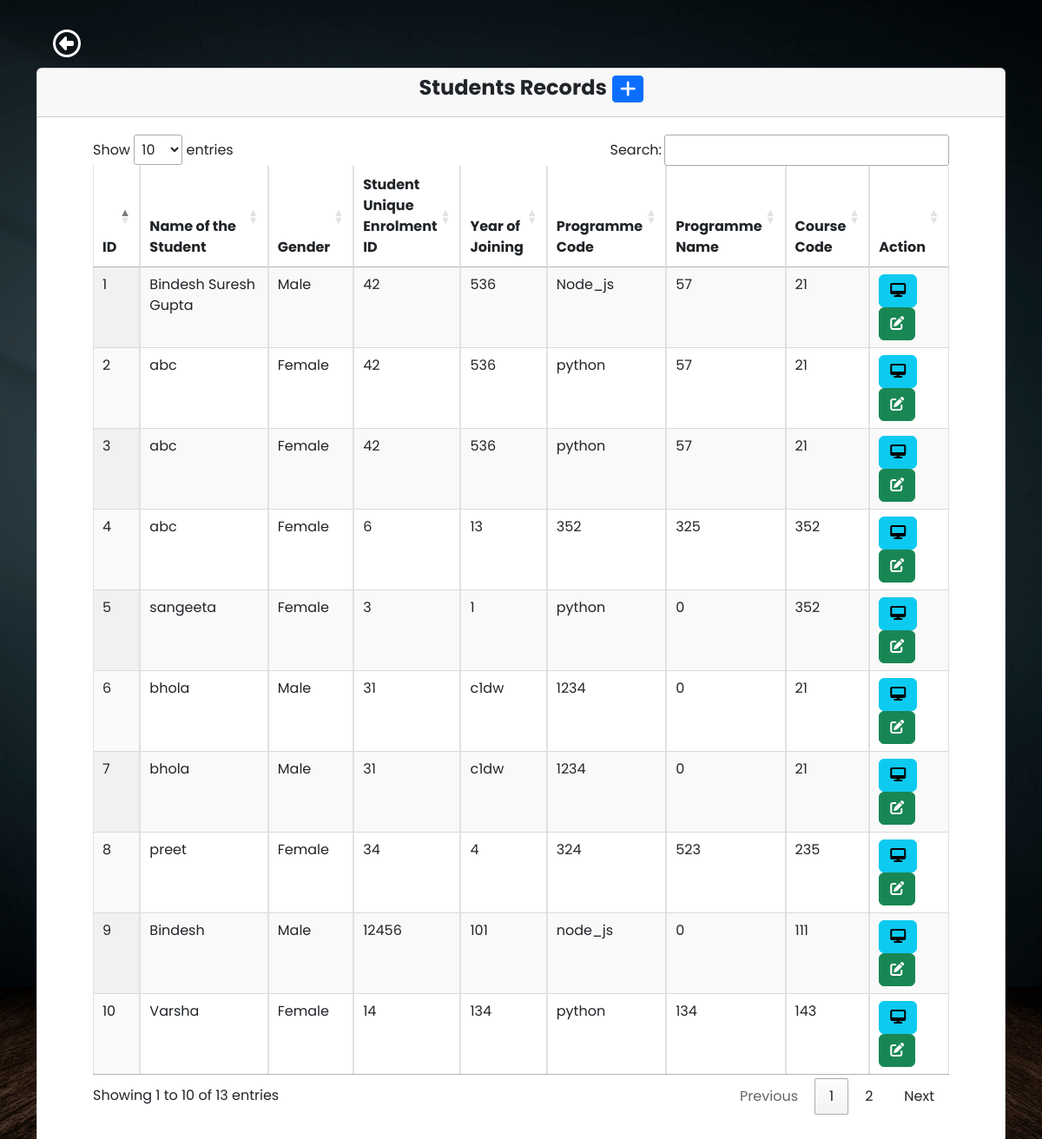
/students/student_details.php, run on the app's committed database.
### tables this page shows
CREATE TABLE `studentform` (
  `id` int(100) NOT NULL,
  `studentName` varchar(100) NOT NULL,
  `gender` varchar(10) NOT NULL,
  `category` varchar(50) NOT NULL,
  `stateDomicile` varchar(100) NOT NULL,
  `nationality` varchar(100) NOT NULL,
  `email` varchar(50) NOT NULL,
  `enrolmentID` int(10) NOT NULL,
  `mobileNumber` int(15) NOT NULL,
  `joiningYear` int(10) NOT NULL,
  `programmeCode` varchar(100) NOT NULL,
  `programmeName` varchar(100) NOT NULL,
  `yearOfIntroduction` int(10) NOT NULL,
  `implementationStatus` varchar(100) NOT NULL,
  `yearOfRevision` int(10) NOT NULL,
  `percentageContentChange` int(10) NOT NULL,
  `courseName` int(50) NOT NULL,
  `courseCode` varchar(10) NOT NULL,
  `courseContent` int(10) NOT NULL,
  `studentProjects` varchar(100) NOT NULL,
  `internshipName` varchar(255) NOT NULL,
  `internshipPlace` varchar(255) NOT NULL,
  `documentLink` varchar(100) NOT NULL,
  `addedCourse` varchar(10) NOT NULL,
  `yearOffer` int(10) NOT NULL,
  `timesOffered` varchar(10) NOT NULL,
  `durationCourse` int(10) NOT NULL,
  `studentEnrolled` int(10) NOT NULL,
  `completingCourse` int(10) NOT NULL
);

### students/student_details.php (the view, shortened to what this page needs)
<?php
require 'dbcon.php';
?>
<!doctype html>
<html lang="en">
<head>
    <link href="https://cdn.jsdelivr.net/npm/bootstrap@5.1.3/dist/css/bootstrap.min.css" rel="stylesheet">
    <link rel="stylesheet" href="https://cdn.datatables.net/1.10.2/css/jquery.dataTables.min.css">
    <link rel="stylesheet" href="https://pro.fontawesome.com/releases/v5.10.0/css/all.css">
    <?php
    include('includes/header1.php');
    ?>
</head>
<body>
    <div class="wrapper">
        <div class="main">
            <nav class="navbar navbar-expand">
                <a href="../criteria/criteria.php" class="btn btn-2xl mx-5 mt-4"><i class="fa-regular fa-circle-left fa-2xl" style="color: #fff;"></i></a>
            </nav>
            <main class="content ">
                <div class="container mb-5">
                    <div class="row">
                        <div class="col-md-12">
                            <div class="card">
                                <div class="card-header">
                                    <h4 class="text-center">&emsp;<b>Students Records</b>
                                        <a href="../students/student-create.php" class="btn btn-primary btn-sm pull-right"><i class="fa-solid fa-plus fa-xl"></i></a>
                                    </h4>
                                </div>
                                <div class="card-body m-5 mt-1">
                                    <table id="example" class="display table table-striped table-bordered table-hover" cellspacing="0" width="100%">
                                        <thead>
                                            <tr>
                                                <th>ID</th>
                                                <th>Name of the Student</th>
                                                <th>Gender</th>
                                                <th>Student Unique Enrolment ID</th>
                                                <th>Year of Joining</th>
                                                <th>Programme Code</th>
                                                <th>Programme Name</th>
                                                <th>Course Code</th>
                                                <th>Action</th>
                                            </tr>
                                        </thead>
                                        <tbody>
                                            <?php
                                            $query = "SELECT * FROM studentform";
                                            $query_run = mysqli_query($conn, $query);
                                            if (mysqli_num_rows($query_run) > 0) {
                                                foreach ($query_run as $student) {
                                            ?>
                                                    <tr>
                                                        <td>
                                                            <?= $student['id']; ?>
                                                        </td>
                                                        <td>
                                                            <?= $student['studentName']; ?>
                                                        </td>
                                                        <td>
                                                            <?= $student['gender']; ?>
                                                        </td>
                                                        <td>
                                                            <?= $student['enrolmentID']; ?>
                                                        </td>
                                                        <td>
                                                            <?= $student['programmeCode']; ?>
                                                        </td>
                                                        <td>
                                                            <?= $student['programmeName']; ?>
                                                        </td>
                                                        <td>
                                                            <?= $student['courseName']; ?>
                                                        </td>
                                                        <td>
                                                            <?= $student['courseCode']; ?>
                                                        </td>
                                                        <td>
                                                            <a href="student-view.php?id=<?= $student['id']; ?>" class="btn btn-info btn-xs"><i class="fas fa-desktop "></i></a>
                                                            <a href="student-edit.php?id=<?= $student['id']; ?>" class="btn btn-success btn-xs"><i class="fas fa-edit"></i></a>
                                                        </td>
                                                    </tr>
                                            <?php
                                                }
                                            } else {
                                                echo "<h5> No Record Found </h5>";
                                            }
                                            ?>
                                        </tbody>
                                    </table>
                                </div>
                            </div>
                        </div>
                    </div>
                </div>
            </main>
        </div>
    </div>
</body>
</html>

### students/includes/header1.php (style rules this page uses)
body { font-family: 'Poppins', sans-serif; margin: 0; background-image: url("../img/background-image.jpg"); background-repeat: no-repeat; background-position: center bottom; background-size: cover; }
a { cursor: pointer; text-decoration: none; font-family: 'Poppins', sans-serif; }
.wrapper { align-items: stretch; display: flex; width: 100%; }
.main { display: flex; flex-direction: column; min-height: 100vh; width: 100%; overflow: hidden; transition: all 0.35s ease-in-out; }
.content { flex: 1; max-width: 100vw; width: 100vw; }
@media (min-width:768px) { .content { width: auto; } }

### data on the page
studentform: id "1", studentName "Bindesh Suresh Gupta", gender "Male", enrolmentID "42", programmeCode "536", programmeName "Node_js", courseName "57", courseCode "21"
studentform: id "2", studentName "abc", gender "Female", enrolmentID "42", programmeCode "536", programmeName "python", courseName "57", courseCode "21"
studentform: id "3", studentName "abc", gender "Female", enrolmentID "42", programmeCode "536", programmeName "python", courseName "57", courseCode "21"
studentform: id "4", studentName "abc", gender "Female", enrolmentID "6", programmeCode "13", programmeName "352", courseName "325", courseCode "352"
studentform: id "5", studentName "sangeeta", gender "Female", enrolmentID "3", programmeCode "1", programmeName "python", courseName "0", courseCode "352"
studentform: id "6", studentName "bhola", gender "Male", enrolmentID "31", programmeCode "c1dw", programmeName "1234", courseName "0", courseCode "21"
studentform: id "7", studentName "bhola", gender "Male", enrolmentID "31", programmeCode "c1dw", programmeName "1234", courseName "0", courseCode "21"
studentform: id "8", studentName "preet", gender "Female", enrolmentID "34", programmeCode "4", programmeName "324", courseName "523", courseCode "235"
studentform: id "9", studentName "Bindesh", gender "Male", enrolmentID "12456", programmeCode "101", programmeName "node_js", courseName "0", courseCode "111"
studentform: id "10", studentName "Varsha", gender "Female", enrolmentID "14", programmeCode "134", programmeName "python", courseName "134", courseCode "143"
